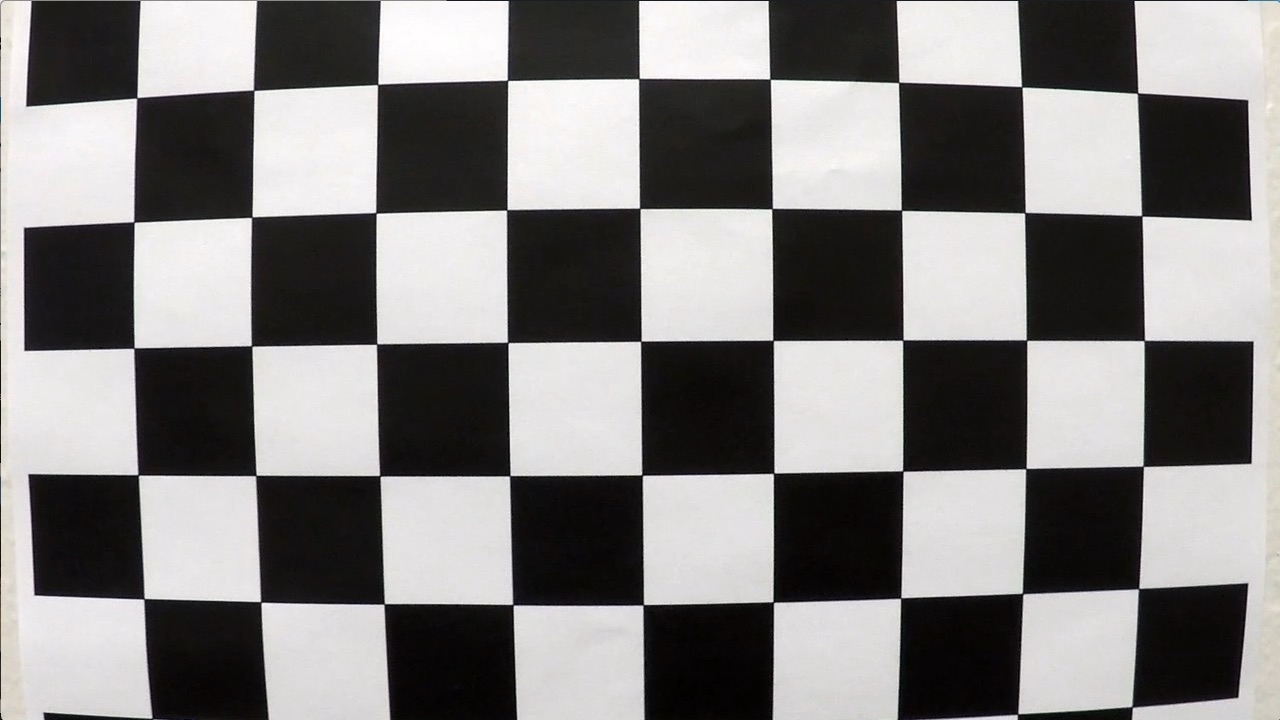
#> input picture CarND-Advanced-Lane-Lines/camera_cal/calibration1.jpg, 1280 x 720 px
$ python -i pipeline.py   (imports and definitions only)   (Python 2 division)   (older library calls are emulated)
#> lines starting #> are read from the running program, lines starting #| are printed output that depends on the picture; after the words box and inside, x2 and y2 are one past the last pixel; in counts of white or black regions, pixels touching at a corner belong together
#> (the call stopped at in process_video, `clip1 = VideoFileClip("project_video.mp4")`: moviepy is not available in this run)
#> further down, picture is the input picture: shape (720, 1280, 3); mean B, G, R 127.8, 128.4, 130.1
import numpy as np
import cv2
import matplotlib.pyplot as plt
import matplotlib.image as mpimg
import pickle
import glob
from moviepy.editor import VideoFileClip

mtx = None
dist = None
M = None
Minv = None
line_prev = None
num_full_search = 0

class Line():
    # [71 lines left out: functions __init__, display, display_poly_fit, not called in this run]

def cal_undistort(img, mtx, dist):
    undist = cv2.undistort(img, mtx, dist, None, mtx)
    return undist

def find_corners(images):
    # prepare object points, like (0,0,0), (1,0,0), (2,0,0) ....,(6,5,0)
    objp = np.zeros((6*9,3), np.float32)
    objp[:,:2] = np.mgrid[0:9, 0:6].T.reshape(-1,2)

    # Arrays to store object points and image points from all the images.
    objpoints = [] # 3d points in real world space
    imgpoints = [] # 2d points in image plane.

    image_dims = None
    # Step through the list and search for chessboard corners
    for idx, fname in enumerate(images):
        img = cv2.imread(fname)
        gray = cv2.cvtColor(img, cv2.COLOR_BGR2GRAY)

        # Find the chessboard corners
        ret, corners = cv2.findChessboardCorners(gray, (9,6), None)
#> ret = False; corners = None

        # If found, add object points, image points
        if ret == True:
            objpoints.append(objp)
            imgpoints.append(corners)
            image_dims = (img.shape[0], img.shape[1])

    return objpoints, imgpoints, image_dims

def calibrate_camera(path):
    images = glob.glob(path)
    objpoints, imgpoints, image_dims = find_corners(images)
    ret, mtx, dist, rvecs, tvecs = cv2.calibrateCamera(objpoints, imgpoints, image_dims, None, None)
    return mtx, dist

def abs_sobel_thresh(gray, orient='x', sobel_kernel=3, thresh=(0, 255)):

    # Apply the following steps to img
    # 1) Convert to grayscale
    # 2) Take the derivative in x or y given orient = 'x' or 'y'
    # 3) Take the absolute value of the derivative or gradient
    # 4) Scale to 8-bit (0 - 255) then convert to type = np.uint8
    # 5) Create a mask of 1's where the scaled gradient magnitude
            # is > thresh_min and < thresh_max
    # 6) Return this mask as your binary_output image
    sobel = None
    if orient == 'x':
        sobel = cv2.Sobel(gray, cv2.CV_64F, 1, 0, ksize=sobel_kernel)
    else:
        sobel = cv2.Sobel(gray, cv2.CV_64F, 0, 1, ksize=sobel_kernel)
    abs_sobel = np.absolute(sobel)
    scaled_sobel = np.uint8(255*abs_sobel/np.max(abs_sobel))
    binary_output = np.zeros_like(scaled_sobel)
    binary_output[(scaled_sobel >= thresh[0]) & (scaled_sobel <= thresh[1])] = 1
    return binary_output

def binary_thresholding(img, s_thresh=(175, 250), sx_thresh=(30, 150)):
    # Convert to HSV color space and separate the V channel
#> called with s_thresh = (175, 250), sx_thresh = (30, 150)
    gray = cv2.cvtColor(img, cv2.COLOR_RGB2GRAY)
    hsv = cv2.cvtColor(img, cv2.COLOR_RGB2HLS).astype(np.float)
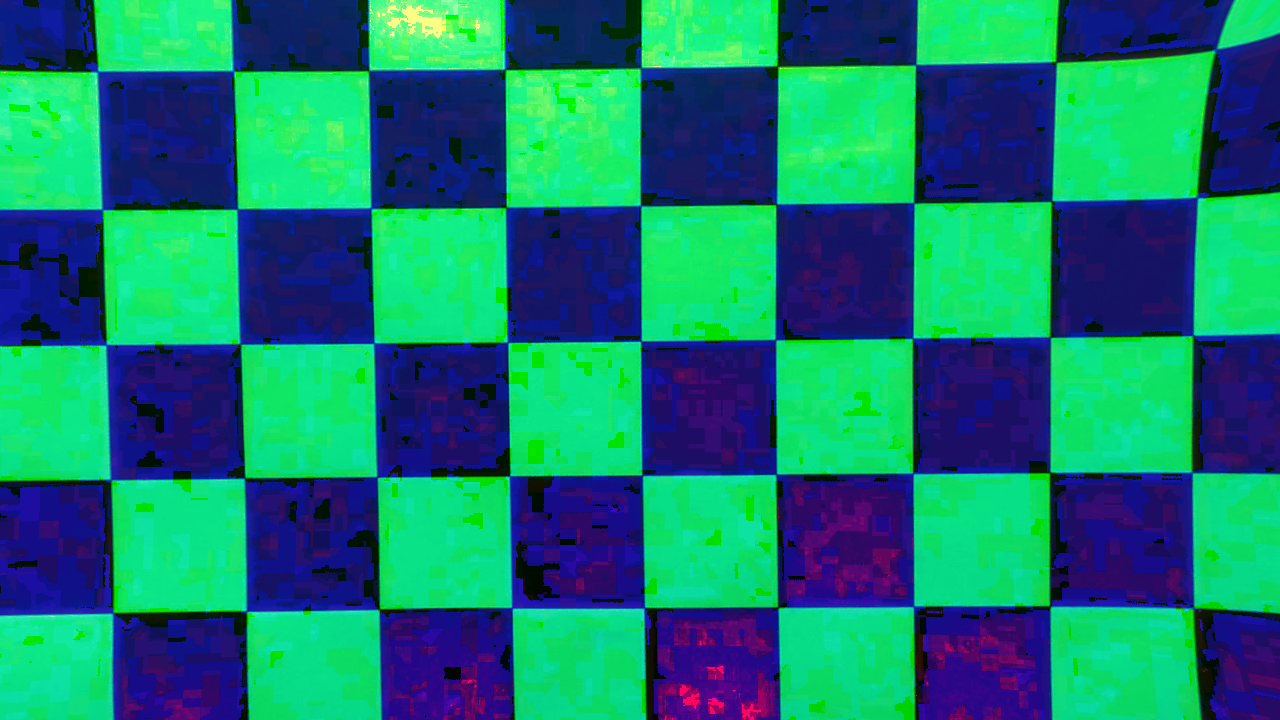
#> hsv: shape (720, 1280, 3) float64; mean B, G, R 111.2, 124.5, 21
    l_channel = hsv[:,:,1]
    s_channel = hsv[:,:,2]
    # Sobel
    ksize = 3
    sobel = abs_sobel_thresh(gray, orient='x', sobel_kernel=ksize, thresh=sx_thresh)
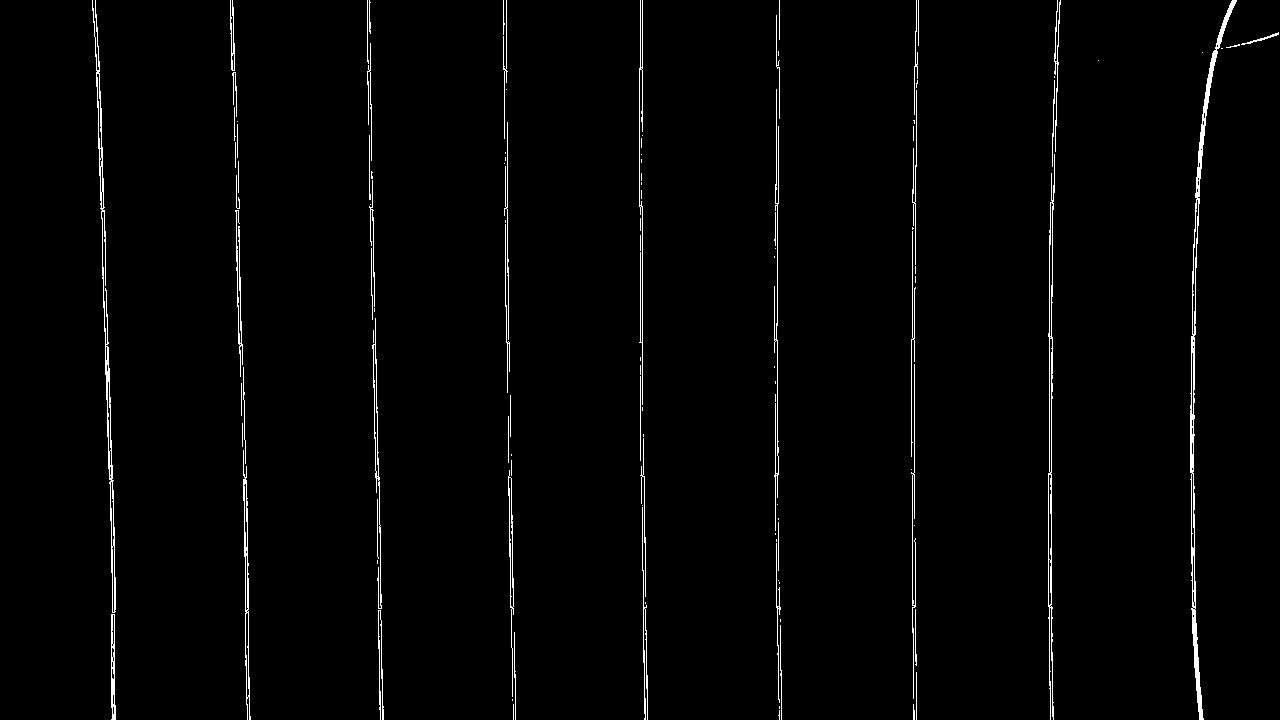
#> sobel: shape (720, 1280); values 0 (black) and 1 (white), 1.6% white in thin lines or dots
    # Threshold color channel
    s_binary = np.zeros_like(s_channel)
    s_binary[(s_channel >= s_thresh[0]) & (s_channel <= s_thresh[1])] = 1
    combined = np.zeros_like(gray)
    combined[(s_binary == 1) | (sobel == 1)] = 1
    return combined

def perspective_transform(img):
    # define 4 source points for perspective transformation
    src = np.float32([[220,719],[1220,719],[750,480],[550,480]])
    # define 4 destination points for perspective transformation
    dst = np.float32([[240,719],[1040,719],[1040,300],[240,300]])
    # Given src and dst points, calculate the perspective transform matrix
    M = cv2.getPerspectiveTransform(src, dst)
    # Warp the image using OpenCV warpPerspective()
    warped = cv2.warpPerspective(img, M, (img.shape[1], img.shape[0]))
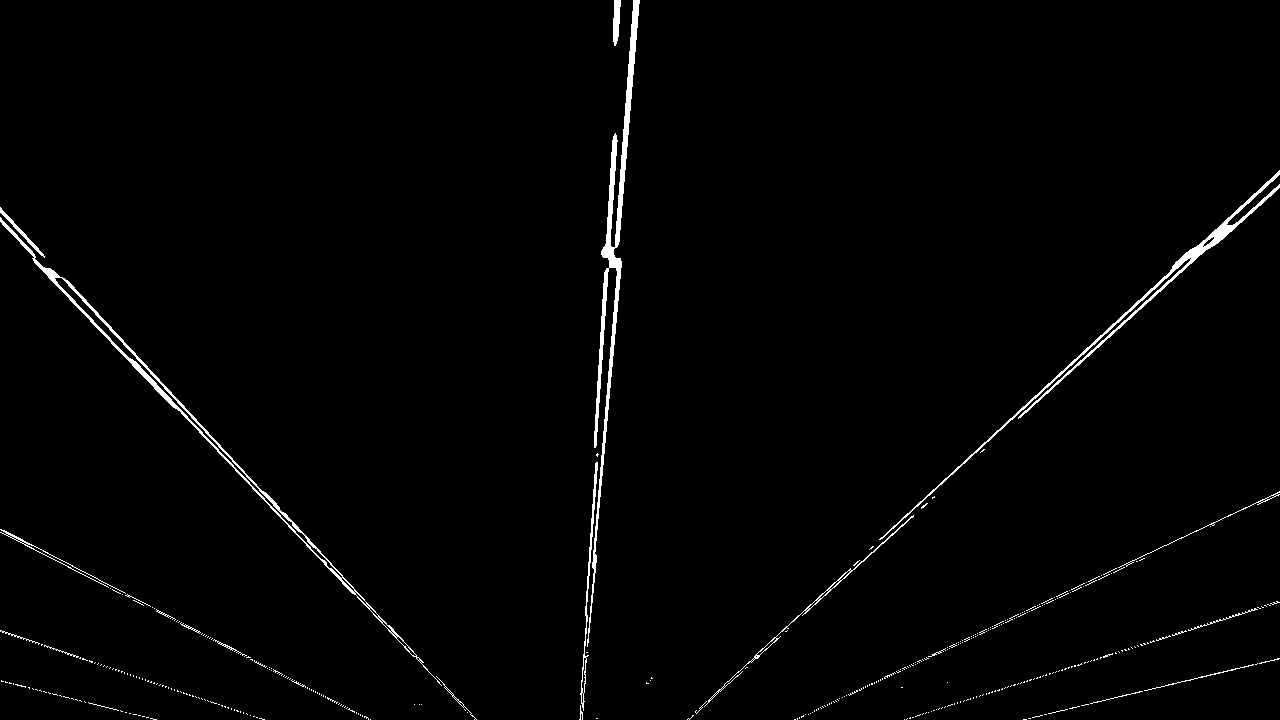
#> warped: shape (720, 1280); values 0 (black) and 1 (white), 1.5% white; 391 white regions (364 under 20 px), largest, box (x1, y1, x2, y2) and area: (587, 0, 640, 647) 3969, (0, 217, 442, 686) 2858, (879, 170, 1280, 540) 2622
    # Return the resulting image
    return warped, M

def naive_find_lines(binary_warped):
    # Take a histogram of the bottom half of the image
    histogram = np.sum(binary_warped[binary_warped.shape[0]/2:,:], axis=0)
#> histogram = 1280 values, max 113 at index 595, min 0 at index 477, mean 5.68
    # Create an output image to draw on and  visualize the result
    out_img = np.dstack((binary_warped, binary_warped, binary_warped))*255
    # Find the peak of the left and right halves of the histogram
    # These will be the starting point for the left and right lines
    midpoint = np.int(histogram.shape[0]/2)
#> midpoint = 640
    leftx_base = np.argmax(histogram[:midpoint])
#> leftx_base = 595
    rightx_base = np.argmax(histogram[midpoint:]) + midpoint
#> rightx_base = 1072

    # Choose the number of sliding windows
    nwindows = 9
    # Set height of windows
    window_height = np.int(binary_warped.shape[0]/nwindows)
#> window_height = 80
    # Identify the x and y positions of all nonzero pixels in the image
    nonzero = binary_warped.nonzero()
#> nonzero = 13575 positions, rows 0 to 719, columns 0 to 1279
    nonzeroy = np.array(nonzero[0])
#> nonzeroy = 13575 values from 0 to 719
    nonzerox = np.array(nonzero[1])
#> nonzerox = 13575 values, max 1279 at index 1452, min 0 at index 2088, mean 633.2
    # Current positions to be updated for each window
    leftx_current = leftx_base
#> leftx_current = 595
    rightx_current = rightx_base
#> rightx_current = 1072
    # Set the width of the windows +/- margin
    margin = 100
    # Set minimum number of pixels found to recenter window
    minpix = 50
    # Create empty lists to receive left and right lane pixel indices
    left_lane_inds = []
    right_lane_inds = []

    # Step through the windows one by one
    for window in range(nwindows):
        # Identify window boundaries in x and y (and right and left)
        win_y_low = binary_warped.shape[0] - (window+1)*window_height
        win_y_high = binary_warped.shape[0] - window*window_height
        win_xleft_low = leftx_current - margin
        win_xleft_high = leftx_current + margin
        win_xright_low = rightx_current - margin
        win_xright_high = rightx_current + margin
        # Draw the windows on the visualization image
        cv2.rectangle(out_img,(win_xleft_low,win_y_low),(win_xleft_high,win_y_high),(0,255,0), 2)
        cv2.rectangle(out_img,(win_xright_low,win_y_low),(win_xright_high,win_y_high),(0,255,0), 2)
        # Identify the nonzero pixels in x and y within the window
        good_left_inds = ((nonzeroy >= win_y_low) & (nonzeroy < win_y_high) & (nonzerox >= win_xleft_low) & (nonzerox < win_xleft_high)).nonzero()[0]
        good_right_inds = ((nonzeroy >= win_y_low) & (nonzeroy < win_y_high) & (nonzerox >= win_xright_low) & (nonzerox < win_xright_high)).nonzero()[0]
        # Append these indices to the lists
        left_lane_inds.append(good_left_inds)
        right_lane_inds.append(good_right_inds)
        # If you found > minpix pixels, recenter next window on their mean position
        if len(good_left_inds) > minpix:
            leftx_current = np.int(np.mean(nonzerox[good_left_inds]))
        if len(good_right_inds) > minpix:
            rightx_current = np.int(np.mean(nonzerox[good_right_inds]))
#> this loop made 9 passes
#> (win_xleft_low, win_xleft_high, win_xright_low, win_xright_high, leftx_current, rightx_current) on passes 1, 2, 4, 5, 6, 7: (495, 695, 972, 1172, 589, 1083), (489, 689, 983, 1183, 589, 1076), (494, 694, 976, 1176, 600, 1009), (500, 700, 909, 1109, 605, 1072), (505, 705, 972, 1172, 610, 1147), (510, 710, 1047, 1247, 615, 1226)
#> (win_xleft_low, win_xleft_high, win_xright_low, win_xright_high, leftx_current) on passes 3, 8, 9: (489, 689, 976, 1176, 594), (515, 715, 1126, 1326, 623), (523, 723, 1126, 1326, 626)
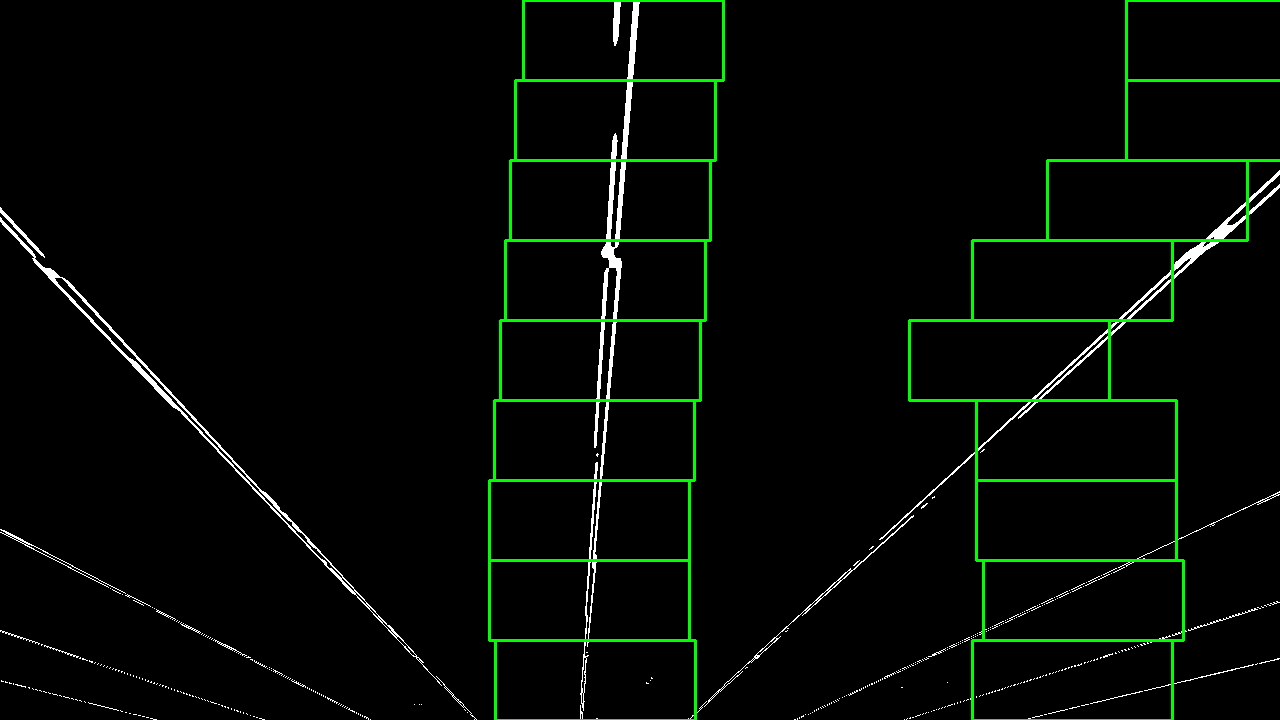
#> out_img: shape (720, 1280, 3); mean of channels 0, 1, 2 3.6, 9, 3.6; drawn as B, G, R
#> after the loop, left_lane_inds = 9 items; right_lane_inds = 9 items

    # Concatenate the arrays of indices
    left_lane_inds = np.concatenate(left_lane_inds)
#> left_lane_inds = 4836 values, max 13565 at index 215, min 0 at index 4072, mean 4674.2
    right_lane_inds = np.concatenate(right_lane_inds)
#> right_lane_inds = 2165 values, max 13574 at index 318, min 1981 at index 1741, mean 7162.2

    return left_lane_inds, right_lane_inds, out_img

# [25 lines left out: function smart_find_lines, not called in this run]

def fit_curve(binary_warped, left_lane_inds, right_lane_inds):
    nonzero = binary_warped.nonzero()
#> nonzero = 13575 positions, rows 0 to 719, columns 0 to 1279
    nonzeroy = np.array(nonzero[0])
#> nonzeroy = 13575 values from 0 to 719
    nonzerox = np.array(nonzero[1])
    # Extract left and right line pixel positions
    leftx = nonzerox[left_lane_inds]
    lefty = nonzeroy[left_lane_inds]
    rightx = nonzerox[right_lane_inds]
    righty = nonzeroy[right_lane_inds]
    # Fit a second order polynomial to each
    left_fit = np.polyfit(lefty, leftx, 2)
    right_fit = np.polyfit(righty, rightx, 2)
    return left_fit, right_fit

def fit_pixel_to_meters(binary_warped, left_lane_inds, right_lane_inds):
    nonzero = binary_warped.nonzero()
#> nonzero = 13575 positions, rows 0 to 719, columns 0 to 1279
    nonzeroy = np.array(nonzero[0])
#> nonzeroy = 13575 values from 0 to 719
    nonzerox = np.array(nonzero[1])
    # Again, extract left and right line pixel positions
    leftx = nonzerox[left_lane_inds]
    lefty = nonzeroy[left_lane_inds]
    rightx = nonzerox[right_lane_inds]
    righty = nonzeroy[right_lane_inds]
    # Define conversions in x and y from pixels space to meters
    ym_per_pix = 30/720 # meters per pixel in y dimension
    xm_per_pix = 3.7/700 # meters per pixel in x dimension
    # Fit new polynomials to x,y in world space
#> (the run stopped early here; a loop or call above may not have finished)
